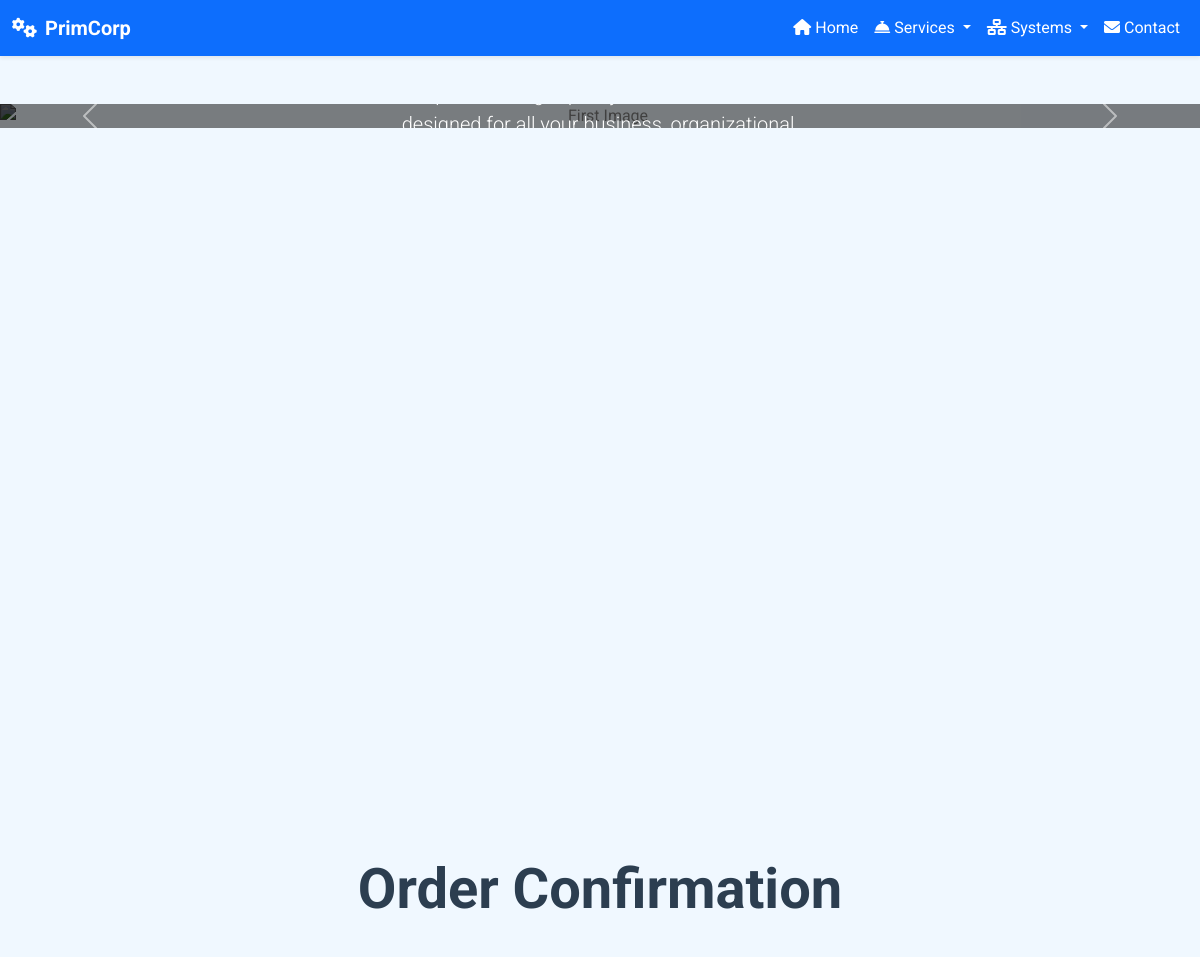
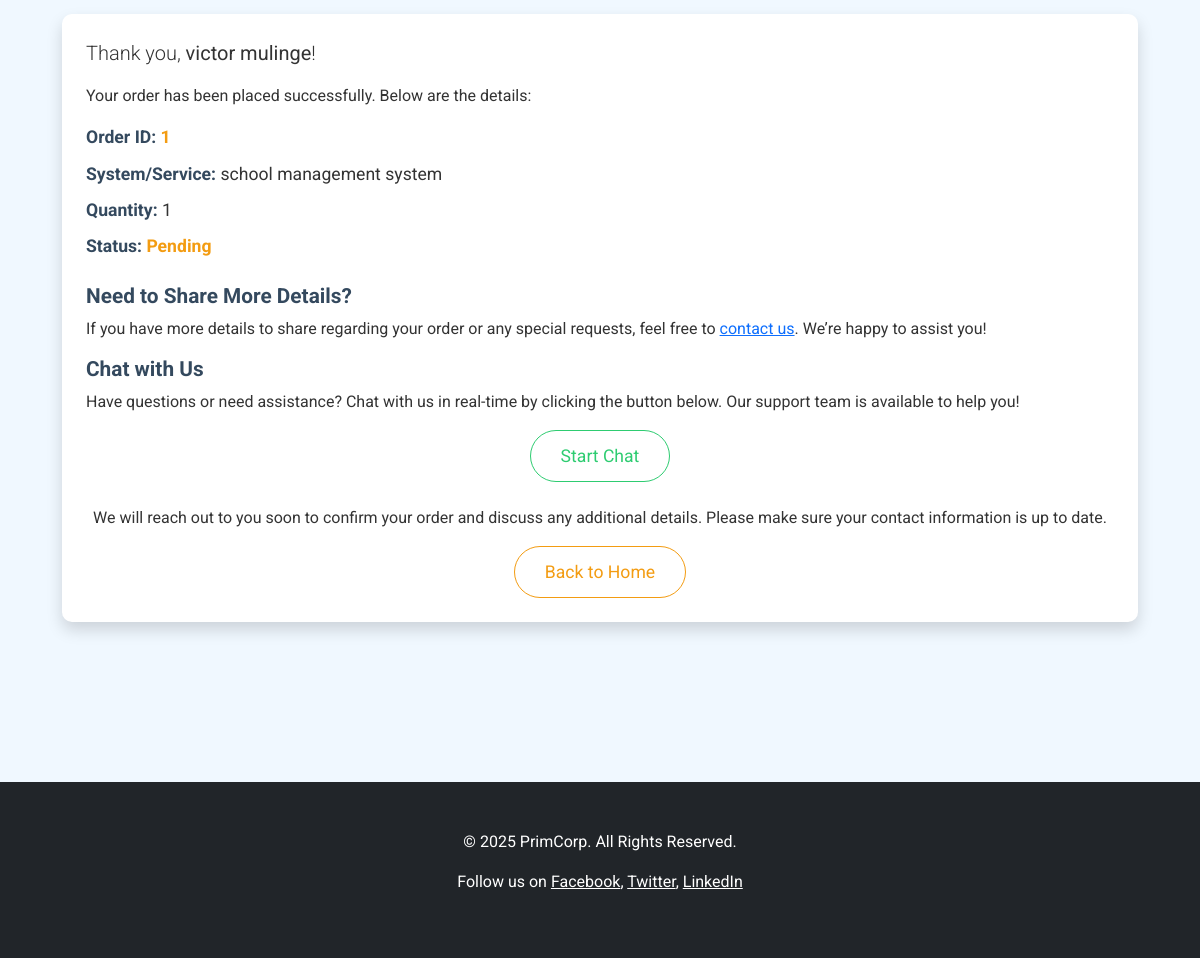
The page /orders/order/confirmation/1/ on the database its author committed (2 pictures, top to bottom).
### orders/models.py (models this page shows, shortened)
class Order(models.Model):
    ORDER_STATUS_CHOICES = [
        ('Pending', 'Pending'),
        ('Confirmed', 'Confirmed'),
        ('Shipped', 'Shipped'),
        ('Completed', 'Completed'),
    ]
    customer_name = models.CharField(max_length=255)
    customer_email = models.EmailField()
    system = models.ForeignKey(System, null=True, blank=True, on_delete=models.SET_NULL)
    service = models.ForeignKey(Service, null=True, blank=True, on_delete=models.SET_NULL)
    quantity = models.PositiveIntegerField(default=1)
    status = models.CharField(max_length=20, choices=ORDER_STATUS_CHOICES, default='Pending')
    created_at = models.DateTimeField(auto_now_add=True)

### store/models.py (models this page shows, shortened)
class System(models.Model):
    name = models.CharField(max_length=200)
    description = models.TextField()
    price = models.DecimalField(max_digits=10, decimal_places=2)
    image = models.ImageField(upload_to='systems/', null=True, blank=True)

### orders/views.py (the view)
# urls.py: path('order/confirmation/<int:order_id>/', views.order_confirmation, name='order_confirmation'),
def order_confirmation(request, order_id):
    try:
        order = Order.objects.get(id=order_id)
    except Order.DoesNotExist:
        raise Http404("Order not found")
    return render(request, 'orders/order_confirmation.html', {'order': order})

### orders/templates/orders/order_confirmation.html (shortened to what this page needs)
{% extends 'base.html' %}
{% block content %}
    <div class="container my-5">
        <h1 class="display-4 text-center">Order Confirmation</h1>
        <div class="confirmation-card shadow p-4 mt-5">
            <p class="lead">Thank you, <strong>{{ order.customer_name }}</strong>!</p>
            <p>Your order has been placed successfully. Below are the details:</p>
            <div class="order-details">
                <p><strong>Order ID:</strong> <span class="order-id">{{ order.id }}</span></p>
                <p><strong>System/Service:</strong>
                    {% if order.system %}
                        <span>{{ order.system.name }}</span>
                    {% else %}
                        <span>{{ order.service.title }}</span>
                    {% endif %}
                </p>
                <p><strong>Quantity:</strong> {{ order.quantity }}</p>
                <p><strong>Status:</strong> <span class="status {{ order.status|lower }}">{{ order.status }}</span></p>
            </div>
            <div class="mt-4">
                <h4>Need to Share More Details?</h4>
                <p>If you have more details to share regarding your order or any special requests, feel free to <a href="/contact-us" class="text-primary">contact us</a>. We’re happy to assist you!</p>
                <h4>Chat with Us</h4>
                <p>Have questions or need assistance? Chat with us in real-time by clicking the button below. Our support team is available to help you!</p>
                <div class="text-center mt-3">
                    <a href="/chat" class="btn btn-outline-success btn-lg">Start Chat</a>
                </div>
            </div>
            <div class="text-center mt-4">
                <p>We will reach out to you soon to confirm your order and discuss any additional details. Please make sure your contact information is up to date.</p>
                <a href="/" class="btn btn-outline-primary btn-lg">Back to Home</a>
            </div>
        </div>
    </div>
{% endblock %}

### static/css/styles.css (style rules this page uses)
body { background: url('https://img.freepik.com/free-vector/blue-white-gradient-abstract-background_53876-60241.jpg?ga=GA1.1.2139467611.1745760184&semt=ais_hybrid&w=740') no-repeat center center fixed; background-size: cover; background-attachment: fixed; background-repeat: no-repeat; background-position: center; background-color: #f0f8ff; font-family: 'Poppins', sans-serif; color: #333; margin: 0; padding: 0; min-height: 100vh; }
.container { padding: 2rem 1rem; }

### orders/templates/orders/order_confirmation.html (style rules this page uses)
.confirmation-card { background-color: #ffffff; border-radius: 10px; box-shadow: 0 4px 20px rgba(0, 0, 0, 0.1); padding: 20px; margin-top: 30px; }
h1.display-4 { color: #2c3e50; font-weight: bold; }
.order-id { font-weight: bold; color: #f39c12; }
.order-details p { font-size: 1.1rem; margin-bottom: 10px; }
.order-details strong { font-weight: bold; color: #34495e; }
.status { font-weight: bold; text-transform: capitalize; }
.status.pending { color: #f39c12; }
.mt-4 { margin-top: 30px; }
h4 { color: #34495e; font-size: 1.3rem; font-weight: bold; }
a.text-primary { color: #3498db; }
.btn-outline-success { border-color: #2ecc71; color: #2ecc71; padding: 12px 30px; font-size: 1.1rem; border-radius: 50px; transition: background-color 0.3s, color 0.3s; }
.btn-outline-primary { border-color: #f39c12; color: #f39c12; padding: 12px 30px; font-size: 1.1rem; border-radius: 50px; transition: background-color 0.3s, color 0.3s; }

### rows shown on the page
Order: customer_name "victor mulinge", id "1", system.name "school management system", quantity "1", status "Pending"
